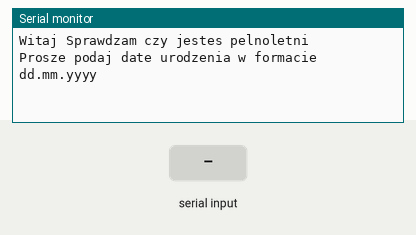
Simulated run of this sketch. Board: Arduino Uno, built with avr-gcc and run on an emulated ATmega328P. On the bench: the last lines printed to the serial monitor. The test bench sets the inputs (shaded band).

Above: at 1.2 s.
1.3 s: "90,45\n" received over Serial
At 2.8 s:
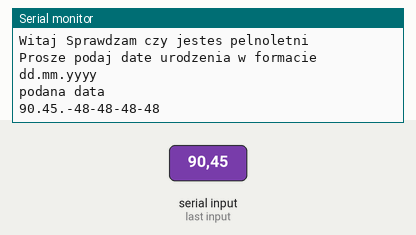
3.5 s: "30,150\n" received over Serial
At 5.8 s:
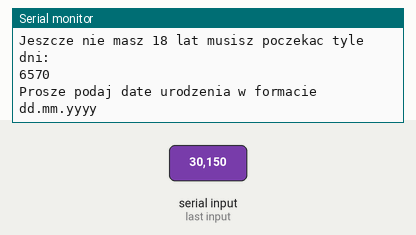
Timing chart, 0 to 7.3 s (numbered marks = the images above; inputs shaded):
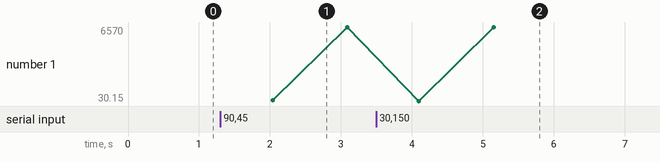

Measured:
- after the input at 1.3 s, the serial monitor: prints a new line after 0.73 s (image 1)
- after the input at 3.5 s, the serial monitor: prints a new line after 0.60 s (image 2)

The sketch:

zad5.ino
```cpp
int Thisdate[3]={8,2,2021}, date[8], ver1=48, number, day, month, year, AmountOfdaysInLife=0;
uint16_t j=0, AmountOfdaysInMonth[12]={31,28,31,30,31,30,31,31,30,31,30,31}, AmountOfdaysInYear=365;
String txt1="Zyjesz juz tyle dni: ", txt2="Jeszcze nie masz 18 lat musisz poczekac tyle dni:", pom1;
char buffor[10];
bool message=false;
void setup() {
  Serial.begin(9600);
  Serial.println("Witaj Sprawdzam czy jestes pelnoletni");
}

void loop() {
  message=false;
  Serial.println("Prosze podaj date urodzenia w formacie dd.mm.yyyy");
  while(!message){
    if(Serial.available() > 0) {
      number=Serial.readBytesUntil('\n',buffor,10);
      Serial.println("podana data");
      j=0;
      for(uint8_t i=0; i<8; i++){

        if(j==2 || j==5){
          j++;
          Serial.print('.');
        }
        date[i]=(int)buffor[j]-48;
        Serial.print(date[i]);
        j++;


      }
      Serial.print('\n');
      message=true;
    }
     delay(1000);
  }
  day=date[0]*10+date[1];
  month=date[2]*10+date[3];
  year=date[4]*1000+date[5]*100+date[6]*10+date[7];
  if( year < Thisdate[2]){
    AmountOfdaysInLife=AmountOfdaysInMonth[month-1]-day;

    for(uint8_t i=month; i < 12; i++){
      AmountOfdaysInLife+=AmountOfdaysInMonth[month];
    }

    AmountOfdaysInLife+=AmountOfdaysInYear*(Thisdate[2]-year-1)+39;

  }
  else if( year==Thisdate[2] && month < Thisdate[1]){
    AmountOfdaysInLife=AmountOfdaysInMonth[month-1]-day+Thisdate[0];
  }
  else if(year==Thisdate[2] && month == Thisdate[1] && day <= Thisdate[0]){
    AmountOfdaysInLife=Thisdate[0]-day;
  }
  else{
    Serial.print("Oszukujesz!");
    Serial.print('\n');
  }


  if(AmountOfdaysInLife >= 18*AmountOfdaysInYear){
    pom1=String(AmountOfdaysInLife,DEC);
    Serial.print("Jestes juz pelnoletni.");
    Serial.print('\n');
    Serial.println(txt1 + pom1);
  }
  if(AmountOfdaysInLife < 18*AmountOfdaysInYear){
  number=18*AmountOfdaysInYear-AmountOfdaysInLife;
  Serial.println(txt2);
  pom1=String(number,DEC);
  Serial.println(pom1);
  }


}
```
